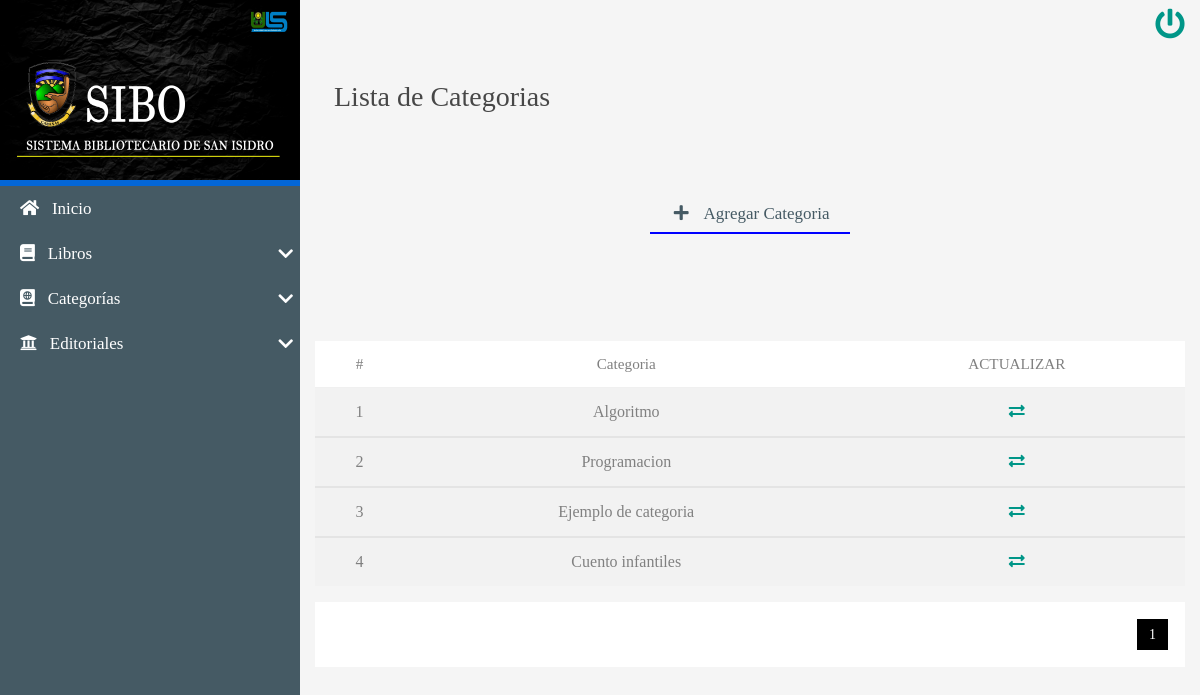
Page /CRUD/READ/ListaCategoria.php (signed in) on the earlier database version.
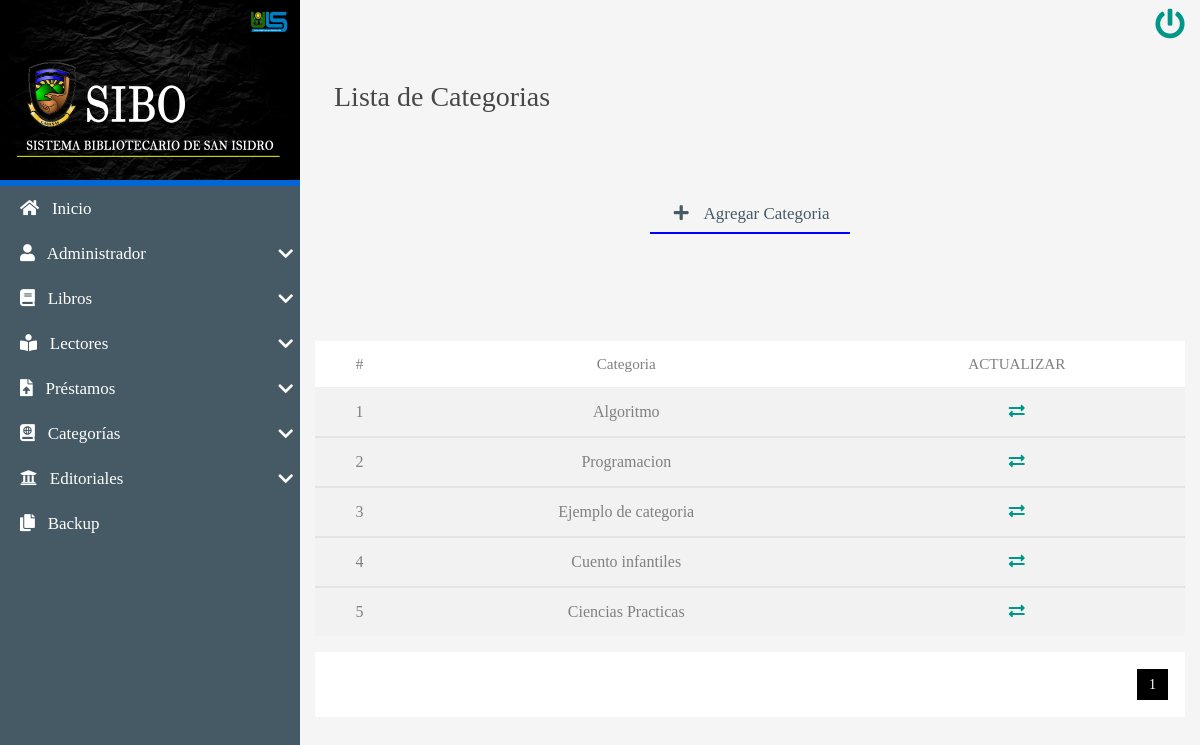
Same page on the later database version.
### tables this page shows
CREATE TABLE `categorias` (
  `idCategoria` int(8) NOT NULL AUTO_INCREMENT,
  `categoria` varchar(250) NOT NULL,
  `estatus` int(1) NOT NULL DEFAULT 1,
  PRIMARY KEY (`idCategoria`)
);

### CRUD/READ/ListaCategoria.php (the view, shortened to what the changed rows need)
<!DOCTYPE html>
<html lang="es">
<head>
   <?php include'../../INCLUDES/link2.php'; ?>
</head>
<body>
    <main class="full-box main-container">
         <section class="full-box nav-lateral">
            <div class="full-box nav-lateral-content">
                <nav class="full-box nav-lateral-menu">
                      <ul>
                    <?php
                    if ($_SESSION['rol'] <2) {
                        ?>
                            <li>
                            <a href="#" class="nav-btn-submenu"><i class="fas fa-user"></i>
                            &nbsp; Administrador <i class="fas fa-chevron-down"></i></a>
                        </li>
                     <?php } ?>
                         <?php
                    if ($_SESSION['rol'] <=2) {
                        ?>
                    <li>
                            <a href="#" class="nav-btn-submenu"><i class="fas fa-book-reader"></i>
                             &nbsp; Lectores <i class="fas fa-chevron-down"></i></a>
                        </li>
                        <li>
                            <a href="#" class="nav-btn-submenu"><i class="fas fa-file-upload"></i>
                               &nbsp; Préstamos <i class="fas fa-chevron-down"></i></a>
                        </li>
                         <?php } ?>
                         <?php
                    if ($_SESSION['rol'] <2) {
                        ?>
                     <li>
                        <a href="../../backupDB/descarga.php"><i class="fas fa-copy"></i>
                        &nbsp; Backup</a>
                        </li>
                         <?php } ?>
                    </ul>
                </nav>
            </div>
        </section>
        <section class="full-box page-content">
            <div class="container-fluid">
               <br><br><br>
                       <table class="table table-striped">
                        <thead>
                            <tr class="text-center roboto-medium">
                                <th>#</th>
                                <th>Categoria</th>
                                <th>ACTUALIZAR</th>
                            </tr>
                        </thead>
                        <?php
                  include'../../BD/conexionBD.php';
         $sql_register = mysqli_query($mysqli, "SELECT COUNT(*) as total_registros FROM categorias");
            $result_register=mysqli_fetch_array($sql_register);
            $total_registros=$result_register['total_registros'];
            $por_pagina=8;
            if (empty($_GET['pagina']))
            {
                $pagina=1;
            }else{
                $pagina=$_GET['pagina'];
            }
            $desde=($pagina-1)*$por_pagina;
            $total_paginas= ceil($total_registros / $por_pagina);
            $query=mysqli_query($mysqli,"SELECT * FROM categorias WHERE estatus=1 ORDER BY idCategoria ASC LIMIT $desde , $por_pagina");
            $resultado=mysqli_num_rows($query);
            if($resultado>0){
                while ($data= mysqli_fetch_array($query)) {
                              ?>
                        <tbody>
                        <tr class="text-center">
                            <td><?php echo $data['idCategoria']; ?></td>
                            <td><?php echo $data['categoria']; ?></td>
                            <td><a href="../UPDATE/Update-Category.php?id=<?php echo $data['idCategoria']; ?>"><i class="fas fa-exchange-alt"></i></a></td>
                        </tr>
             </tbody>
              <?php
                 }
            }
            ?>
             </table>
              </div>
              <div class="container-fluid paginador">
        <ul>
            <?php
            for ($i=1; $i <= $total_paginas; $i++) {
                if ($i==$pagina) {
                     echo '<li class="pageSelected">'.$i.'</li>';
                }else{
                    echo '<li><a href="?pagina='.$i.'">'.$i.'</a></li>';
                }
            }
             ?>
        </ul>
        </div>
               </section>
    </main>
</body>
</html>

Differences in the rows shown:
added categorias: idCategoria "5", categoria "Ciencias Practicas"
Other differences:
text now shown: "Administrador Lectores Préstamos Backup"
